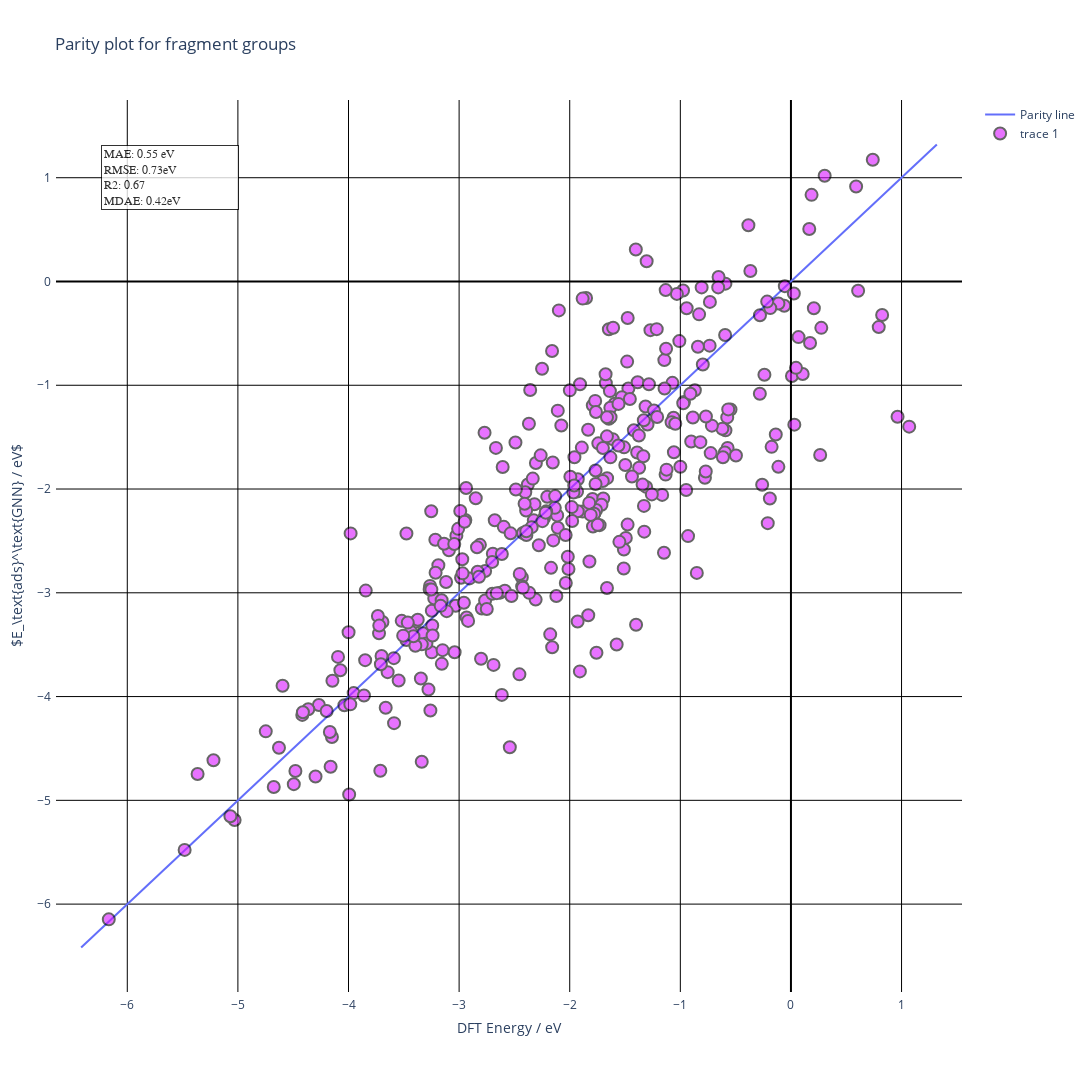

The cell this chart's notebook holds for it:
### Code cell
fig = go.Figure()
fig.add_trace(go.Scatter(x=[df_game_net["true_scaled"].min() - 0.25, df_game_net["true_scaled"].max() + 0.25], y=[df_game_net["true_scaled"].min() - 0.25, df_game_net["true_scaled"].max() + .25], mode='lines', name='Parity line'))
                         
fig.add_trace(go.Scatter(x=df_game_net["true_scaled"], y=df_game_net["pred_scaled"], customdata=df_game_net["formula"],
                             hovertemplate='DFT: %{x:.2f} eV<br>Prediction: %{y:.2f} eV<br>' + 
                             'Formula: %{customdata}<extra></extra>', mode='markers', marker=dict(size=12, line=dict(width=2, color="black"), color=colour_dict["Cu"]), opacity=0.6))

fig.update_xaxes(showgrid=True, gridwidth=1, gridcolor='black',  zeroline=True, zerolinewidth=2, zerolinecolor='black', mirror=True)

fig.update_yaxes(showgrid=True, gridwidth=1, gridcolor='black', zeroline=True, zerolinewidth=2, zerolinecolor='black', mirror=True)

fig.update_coloraxes(colorbar=dict(title="Metal", titleside="right", titlefont=dict(size=12), tickfont=dict(size=12), lenmode="pixels", len=200))


fig.update_layout(title='Parity plot for fragment groups', xaxis_title='DFT Energy / eV', yaxis_title=r'$E_\text{ads}^\text{GNN} / eV$',
                  autosize=True, width=1200, height=1200
                  , margin=dict(l=50, r=50, b=100, t=100, pad=4), grid=dict(rows=1, columns=1, pattern="independent"), 
                  paper_bgcolor="white", plot_bgcolor="white",
                  )
# add text box with MAE and RMSE
fig.add_annotation(x=0.05, y=0.95, xref="paper", yref="paper",
                   text="MAE: " + str(round(df_game_net["abs_error"].mean(), 2)) + " eV\
                   <br>RMSE: " + str(RMSE.round(2)) + "eV \
                   <br>R2: " + str(R2.round(2)) + " \
                   <br>MDAE: " + str(MDAE.round(2)) + "eV ",
                   align="left", showarrow=False, font=dict(size=12, color="black", family="Arial"),
                   bordercolor="black", borderwidth=1, borderpad=2, bgcolor="white", opacity=0.8)

fig.show()

### Figure 1 — Plotly figure (JSON) as saved in the notebook; plotly's stock layout.template omitted (floating-point values rounded to 4 significant figures; data arrays with more than 128 entries replaced by an {"elided": "..."} marker saying what was removed)
{"data": [{"mode": "lines", "name": "Parity line", "type": "scatter", "x": [-6.417, 1.319], "y": [-6.417, 1.319]}, {"customdata": {"elided": "357 str values"}, "hovertemplate": "DFT: %{x:.2f} eV<br>Prediction: %{y:.2f} eV<br>Formula: %{customdata}<extra></extra>", "marker": {"color": "#DA16FF", "line": {"color": "black", "width": 2}, "size": 12}, "mode": "markers", "opacity": 0.6, "type": "scatter", "x": {"elided": "357 float values"}, "y": {"elided": "357 float values"}}], "layout": {"annotations": [{"align": "left", "bgcolor": "white", "bordercolor": "black", "borderpad": 2, "borderwidth": 1, "font": {"color": "black", "family": "Arial", "size": 12}, "opacity": 0.8, "showarrow": false, "text": "MAE: 0.55 eV                   <br>RMSE: 0.73eV                    <br>R2: 0.67                    <br>MDAE: 0.42eV ", "x": 0.05, "xref": "paper", "y": 0.95, "yref": "paper"}], "autosize": true, "coloraxis": {"colorbar": {"len": 200, "lenmode": "pixels", "tickfont": {"size": 12}, "title": {"font": {"size": 12}, "side": "right", "text": "Metal"}}}, "grid": {"columns": 1, "pattern": "independent", "rows": 1}, "height": 1200, "margin": {"b": 100, "l": 50, "pad": 4, "r": 50, "t": 100}, "paper_bgcolor": "white", "plot_bgcolor": "white", "title": {"text": "Parity plot for fragment groups"}, "width": 1200, "xaxis": {"gridcolor": "black", "gridwidth": 1, "mirror": true, "showgrid": true, "title": {"text": "DFT Energy / eV"}, "zeroline": true, "zerolinecolor": "black", "zerolinewidth": 2}, "yaxis": {"gridcolor": "black", "gridwidth": 1, "mirror": true, "showgrid": true, "title": {"text": "$E_\\text{ads}^\\text{GNN} / eV$"}, "zeroline": true, "zerolinecolor": "black", "zerolinewidth": 2}}}
